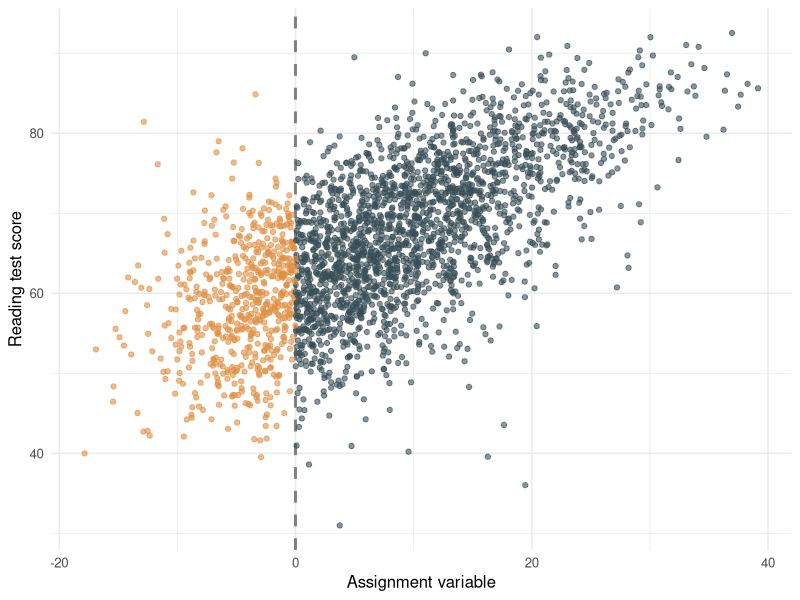
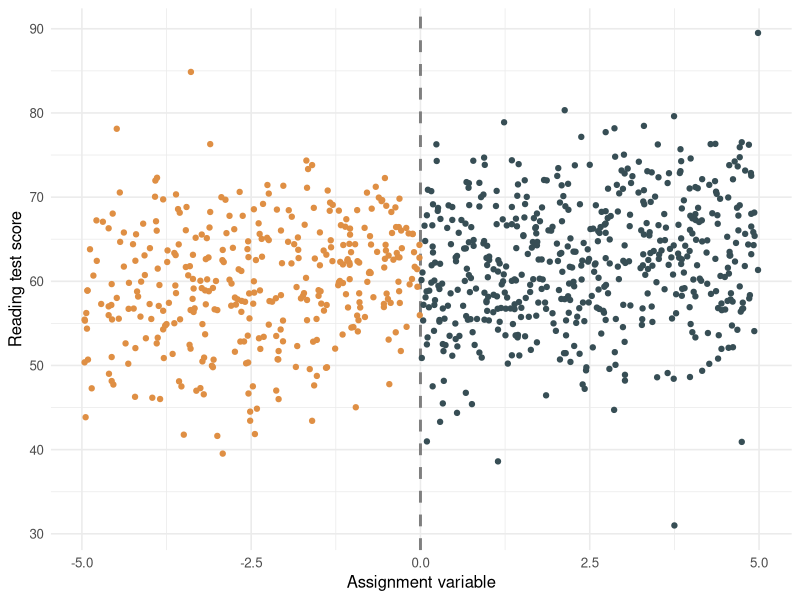
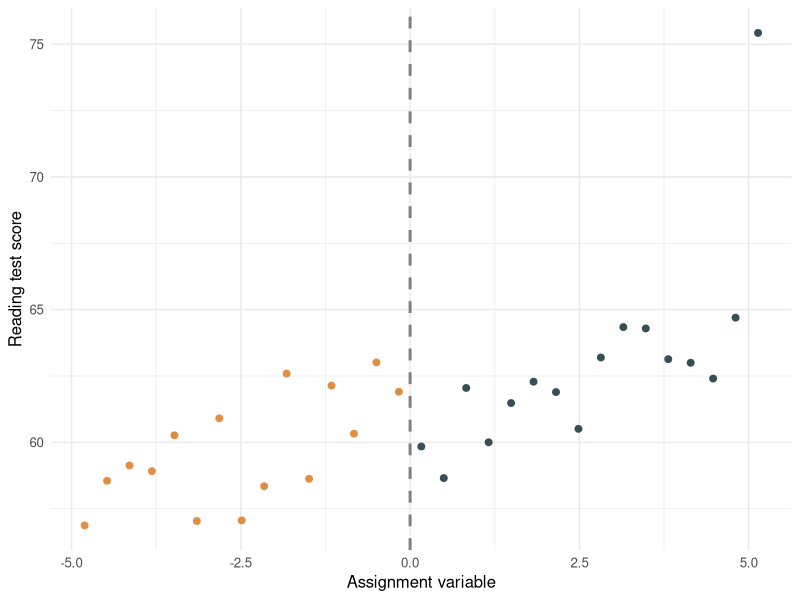
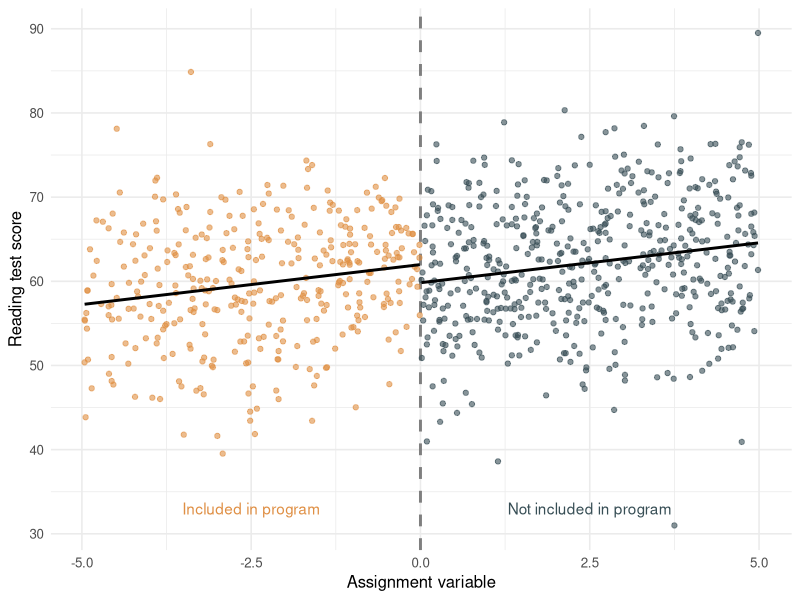

Write R code to recreate these figures, in order.
## ---- chunk 1
knitr::opts_chunk$set(echo = TRUE, warning = F, message = F)
## ---- chunk 2
#| message: false
#| warning: false
#| code-fold: true
#| code-summary: "Packages used in this post"

library(tidyverse)
library(broom)
library(ggsci)
library(readr)
library(kableExtra)

theme_set(theme_minimal(base_size = 12))

chile <- read_csv("chile.csv")

## ---- chunk 3
#| label: fig-peak
#| fig-cap: "Reading test scores in 1992 by assignment variable. The assignment variable is centered reading test scores in 1988. Having a score less than 0 meant that schools would be included in the program."

# Make a variable saying if schools received the treatment or not
chile <-
  chile %>% 
  mutate(condition = ifelse(rule2 < 0, "Treatment", "Control")) 


chile %>% 
  ggplot(aes(rule2, read92)) + 
  geom_vline(xintercept = 0, size = 1, color = "grey50", linetype = "dashed") + 
  geom_point(aes(color = condition), alpha = .6) + 
  scale_color_jama() + 
  labs(x = "Assignment variable",
       y = "Reading test score") + 
  theme(legend.position = "none")

## ---- chunk 4
#| label: fig-cutoff
#| fig-cap: "Reading test scores in 1992 by assignment variable. In this version of the graph, only schools close to the cutoff (-5 through 5) are plotted."

chile_sub <- 
  chile %>% 
  filter(rule2 < 5, rule2 > -5) 

chile_sub %>% 
  ggplot(aes(rule2, read92)) + 
  geom_vline(xintercept = 0, 
             size = 1, 
             color = "grey50", 
             linetype = "dashed") + 
  geom_point(aes(color = condition)) + 
 scale_color_jama() + 
  labs(x = "Assignment variable",
       y = "Reading test score") + 
  theme(legend.position = "none")
## ---- chunk 5
#| label: fig-better
#| fig-cap: "Reading test scores in 1992 by assignment variable. In this version of the graph, schools are plotted using binned averages on the assignment variable."

chile_sub %>% 
  ggplot(aes(rule2, read92)) + 
  geom_vline(xintercept = 0, 
             size = 1, 
             color = "grey50", 
             linetype = "dashed") + 
  stat_summary_bin(aes(color = condition), 
                   fun = "mean", 
                   size = 2, 
                   geom = "point") + 
  scale_color_jama() + 
  labs(x = "Assignment variable",
       y = "Reading test score") + 
  theme(legend.position = "none")
## ---- chunk 6
#| label: tbl-effect
#| tbl-cap: "Effect of being in policy program"

chile_rs <- 
  lm(read92 ~ condition + rule2, data = chile_sub) 

chile_rs %>% 
  tidy(conf.int=T,) %>% 
  select(-c("statistic", "std.error", "p.value")) %>% 
  mutate(term = c("Intercept", "In program", "Assignment variable")) %>% 
  kbl(col.names = c("Term", "Estimate", "Lower bound", "Upper bound"),
      digits = 2)

## ---- chunk 7
#| label: fig-final
#| fig-cap: "Reading test scores in 1992 by assignment variable. In this version of the graph, the fitted model on either side of the threshold is overlaid on the raw data."

chile_sub %>% 
  ggplot(aes(rule2, read92)) + 
  geom_vline(xintercept = 0, size = 1, color = "grey50", linetype = "dashed") + 
  geom_point(aes(color = condition), alpha = .6) + 
  geom_smooth(
    data = chile_sub %>%  filter(rule2 < 0),
    method = "lm",
    color = "black",
    se = F) +
  geom_smooth(
    data = chile_sub %>%  filter(rule2 > 0),
    method = "lm",
    color = "black",
    se = F) +
  annotate(geom="text", 
           x  = -2.5, 
           y = 33, 
           color = "#DF8F44FF", 
           label = "Included in program") + 
    annotate(geom="text", 
           x  = 2.5, 
           y = 33, 
           color = "#374E55FF", 
           label = "Not included in program") + 
  scale_color_jama() + 
  labs(x = "Assignment variable",
       y = "Reading test score") + 
  theme(legend.position = "none")

## ---- chunk 8
#| label: tbl-final-model
#| tbl-cap: "Effect of being in policy program, covariate adjusted"
#| 
chile_rs_final <- 
  lm(read92 ~ condition + rule2 + read88 + math88, data = chile_sub) 

chile_rs_final %>% 
  tidy(conf.int=T,) %>% 
  select(-c("statistic", "std.error", "p.value")) %>% 
  mutate(term = c("Intercept", 
                  "In program", 
                  "Assignment variable",
                  "Reading score in 1988",
                  "Math score in 1988")) %>% 
  kbl(col.names = c("Term", "Estimate", "Lower bound", "Upper bound"),
      digits = 2) 
